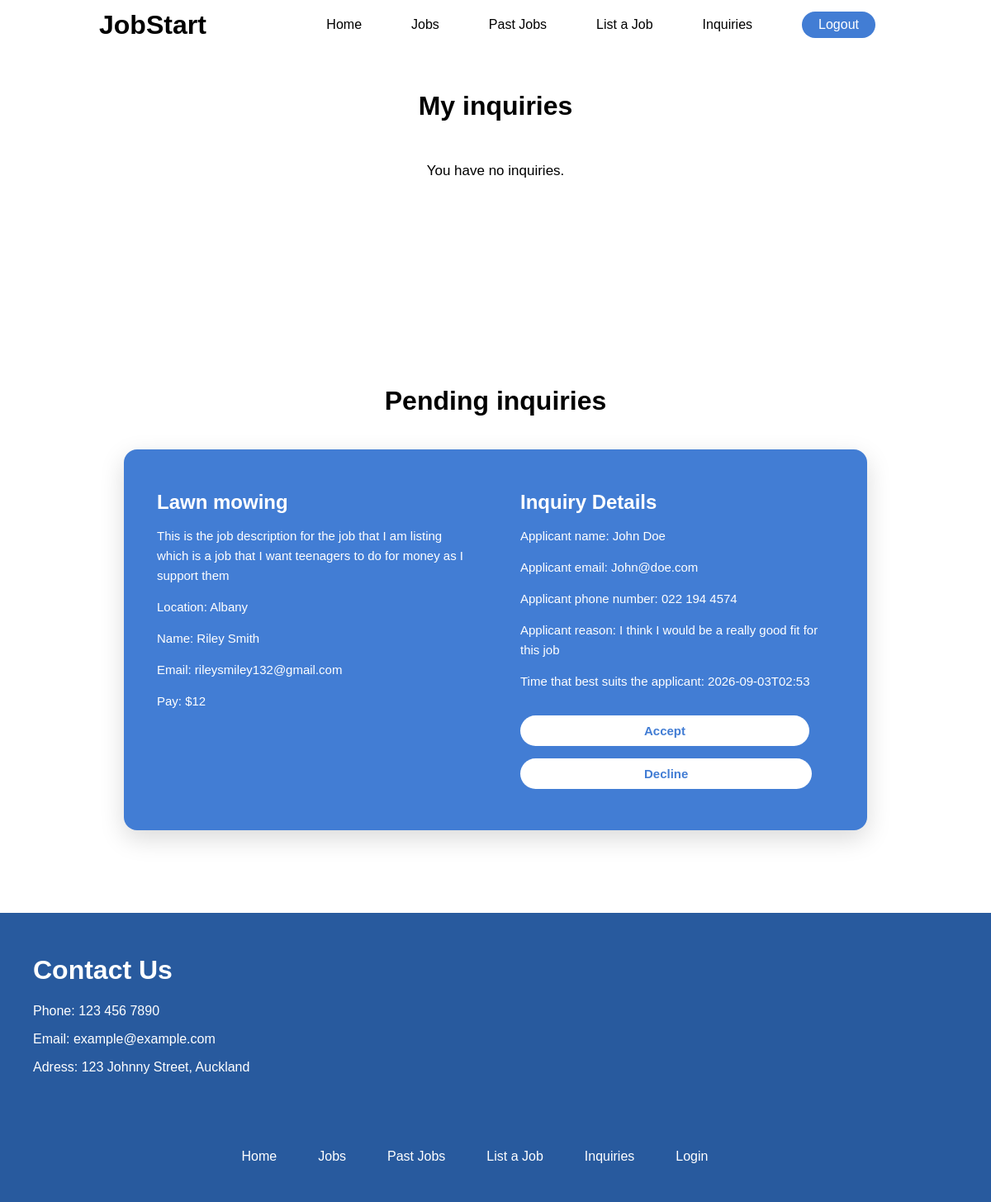
The page /inquiries (signed in) on the database its author committed.
### tables this page shows
CREATE TABLE inquiries (inquiry_id INTEGER PRIMARY KEY AUTOINCREMENT, job_id INTEGER REFERENCES jobs (job_id), user_id INTEGER REFERENCES users (user_id), lister_id INTEGER REFERENCES users (user_id), phone VARCHAR, why TEXT, time TEXT, status TEXT, dismissed TEXT DEFAULT no);

CREATE TABLE jobs (user_id INTEGER REFERENCES users (user_id), job_id INTEGER PRIMARY KEY AUTOINCREMENT, job_desc TEXT, job_title TEXT, job_location TEXT, completed TEXT, pay NUMERIC);

CREATE TABLE users (user_id INTEGER PRIMARY KEY AUTOINCREMENT, user_name TEXT, user_email TEXT, user_pwd TEXT);

### app.py (the view)
@app.route('/inquiries')
def inquiries():
    if 'user_email' not in session:
        return redirect('/login')
    user_id = session['user_id']
    conn = sqlite3.connect('app.db')
    conn.row_factory = sqlite3.Row
    cursor = conn.cursor()
    my_inquiries = cursor.execute('''
            SELECT
                inquiries.*,
                jobs.job_title,
                jobs.job_desc,
                jobs.pay,
                jobs.job_location,
                users.user_name AS lister_name,
                users.user_email AS lister_email
            FROM inquiries
            JOIN jobs ON inquiries.job_id = jobs.job_id
            JOIN users ON inquiries.lister_id = users.user_id
            WHERE inquiries.user_id = ? AND inquiries.dismissed = 'no'
        ''', (user_id,)).fetchall()
    pending_inquiries = cursor.execute('''
        SELECT
            inquiries.*,
            jobs.job_title,
            jobs.job_desc,
            jobs.pay,
            jobs.job_location,
            applicant.user_name AS applicant_name,
            applicant.user_email AS applicant_email,
            lister.user_name AS lister_name,
            lister.user_email AS lister_email
        FROM inquiries
        JOIN jobs ON inquiries.job_id = jobs.job_id
        JOIN users AS applicant ON inquiries.user_id = applicant.user_id
        JOIN users AS lister ON inquiries.lister_id = lister.user_id
        WHERE inquiries.lister_id = ? AND inquiries.status = 'pending'
    ''', (user_id,)).fetchall()
    conn.close()
    return render_template('inquiries.html', my_inquiries=my_inquiries, pending_inquiries=pending_inquiries)

### templates/inquiries.html (shortened to what this page needs)
{% extends 'layout.html' %}
{% block content %}
    <h1 class="inquiry-top-title">My inquiries</h1>
    {% if my_inquiries %}
        <div class="inquiries-top">
            {% for inquiry in my_inquiries %}
                <div class="my_inquiry">
                    <div class="my-inquiry-left">
                        <h1 class="my-inquiry-title">{{ inquiry['job_title'] }}</h1>
                        <p class="my-inquiry-p">Description: {{ inquiry['job_desc'] }}</p>
                        <p class="my-inquiry-p">Location: {{ inquiry['job_location'] }}</p>
                        <p class="my-inquiry-p">Name: {{ inquiry['lister_name'] }}</p>
                        <p class="my-inquiry-p">Email: {{ inquiry['lister_email'] }}</p>
                        <p class="my-inquiry-p">Pay: ${{ inquiry['pay'] }}</p>
                    </div>
                    <div class="my-inquiry-right">
                        <h1 class="inquiry-details-title">Inquiry Details</h1>
                        <p class="my-inquiry-p">My phone number: {{ inquiry['phone'] }}</p>
                        <p class="my-inquiry-p">My reason: {{ inquiry['why'] }}</p>
                        <p class="my-inquiry-p">Time that best suits me: {{ inquiry['time'] }}</p>
                        {% if inquiry['status'] =='accepted' %}
                            <div class="inquiry-accepted">
                                <h1 class="accepted-title">Your inquiry was accepted</h1>
                                <p class="inquiry-accepted-p">{{ inquiry['lister_name']}} accepted your inquiry. They will be in touch soon via phone or email.</p>
                                <a href="/ok-pressed/{{ inquiry['inquiry_id'] }}"><button class="ok-btn">ok</button></a>
                            </div>
                        {% elif inquiry['status'] =='declined' %}
                            <div class="inquiry-declined">
                                <h1 class="declined-title">Your inquiry was declined</h1>
                                <p class="inquiry-declined-p">
                                    Unfortunately, {{ inquiry['lister_name'] }} declined your inquiry.
                                </p>
                                <a href="/ok-pressed/{{ inquiry['inquiry_id'] }}"><button class="ok-btn">OK</button></a>
                            </div>
                        {% else %}
                            <p class="my-inquiry-p" id="my-inquiry-status">Status: {{ inquiry['status'] }}</p>
                        {% endif %}
                    </div>
                </div>
            {% endfor %}
        {% else %}
            <p class="no-inquiries">You have no inquiries.</p>
        {% endif %}
    <div class="inquiries-bottom">
        <h1 class="inquiry-bottom-title">Pending inquiries</h1>
        {% if pending_inquiries %}
            {% for inquiry in pending_inquiries %}
                <div class="my_inquiry">
                    <div class="my-inquiry-left">
                        <h1 class="my-inquiry-title">{{ inquiry['job_title'] }}</h1>
                        <p class="my-inquiry-p">{{ inquiry['job_desc'] }}</p>
                        <p class="my-inquiry-p">Location: {{ inquiry['job_location'] }}</p>
                        <p class="my-inquiry-p">Name: {{ inquiry['lister_name'] }}</p>
                        <p class="my-inquiry-p">Email: {{ inquiry['lister_email'] }}</p>
                        <p class="my-inquiry-p">Pay: ${{ inquiry['pay'] }}</p>
                    </div>
                    <div class="my-inquiry-right">
                        <h1 class="inquiry-details-title">Inquiry Details</h1>
                        <p class="my-inquiry-p">Applicant name: {{ inquiry['applicant_name'] }}</p>
                        <p class="my-inquiry-p">Applicant email: {{ inquiry['applicant_email'] }}</p>
                        <p class="my-inquiry-p">Applicant phone number: {{ inquiry['phone'] }}</p>
                        <p class="my-inquiry-p">Applicant reason: {{ inquiry['why'] }}</p>
                        <p class="my-inquiry-p">Time that best suits the applicant: {{ inquiry['time'] }}</p>
                        <a href="/accept-inquiry/{{ inquiry['inquiry_id'] }}"><button class="accept-inquiry-btn">Accept</button></a>
                        <a href="/decline-inquiry/{{ inquiry['inquiry_id'] }}"><button class="decline-inquiry-btn">Decline</button></a>
                    </div>
                </div>
            {% endfor %}
        {% else %}
            <p class="no-inquiries">You have no pending inquiries.</p>
        {% endif %}
    </div>
{% endblock %}

### static/style.css (style rules this page uses)
body { margin: 0; font-family: Arial; }
.inquiry-bottom-title { text-align: center; margin-top: 100px; }
.inquiry-top-title { text-align: center; margin-top: 50px; }
.no-inquiries { text-align: center; font-size: 17px; margin-top: 50px; margin-bottom: 250px; }
.my_inquiry { display: flex; justify-content: space-between; align-items: flex-start; width: 75%; min-height: 50vh; margin: 40px auto; background-color: #427dd4; color: white; border-radius: 16px; padding: 50px 40px; box-sizing: border-box; box-shadow: 0 10px 30px rgba(0, 0, 0, 0.15); }
.my-inquiry-left { width: 50%; padding-right: 30px; box-sizing: border-box; display: flex; flex-direction: column; }
.my-inquiry-right { width: 50%; padding-left: 30px; box-sizing: border-box; display: flex; flex-direction: column; }
.my-inquiry-title { font-size: 24px; font-weight: bold; margin: 0 0 15px 0; }
.my-inquiry-p { font-size: 15px; line-height: 1.6; margin: 0 0 14px 0; }
.inquiry-details-title { font-size: 24px; font-weight: bold; margin: 0 0 15px 0; }
.my-inquiry-right a { display: inline; text-decoration: none; padding: 0; margin: 0; }
.accept-inquiry-btn, .decline-inquiry-btn { padding: 10px 150px; border-radius: 20px; border: none; font-size: 15px; font-weight: bold; background-color: white; color: #427dd4; cursor: pointer; margin-top: 15px; }
.accept-inquiry-btn { margin-right: 8px; }

### rows shown on the page
inquiries: job_title "Lawn mowing", job_desc "This is the job description for the job that I am listing which is a job that I want teenagers to do for money as I support them", job_location "Albany", lister_name "Riley Smith", lister_email "rileysmiley132@gmail.com", pay "12", applicant_name "John Doe", applicant_email "John@doe.com", phone "022 194 4574", why "I think I would be a really good fit for this job", time "2026-09-03T02:53"
